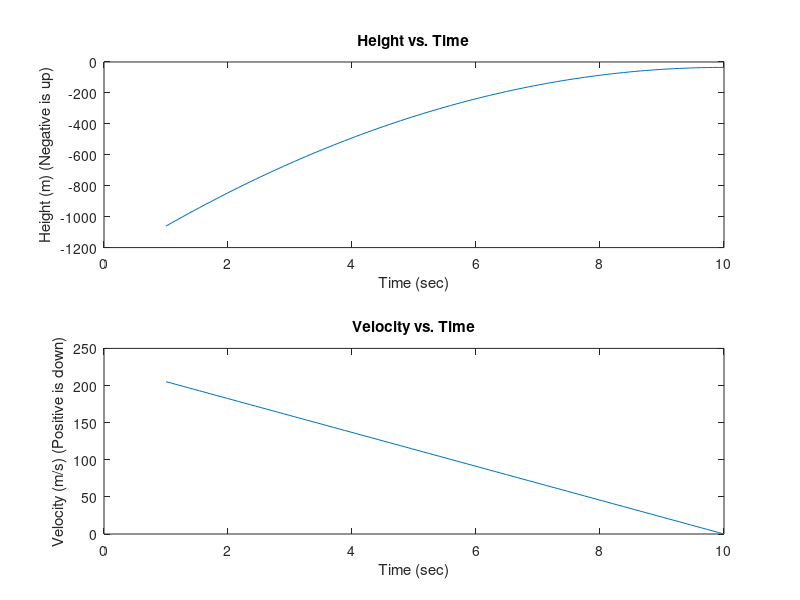

Recreate this plot in MATLAB.
function [xBar] = xBar()
    %% Finding fixed trajectory
    % Note: Borelli said to set all grid fin inputs to 0 (u3 and u4), set the
    % gimbal angle to 0 (u2) and set F (u1) to some function slightly greater
    % than gravity, in order to bring the system to rest. I will simulate as a
    % constant force/constant acceleration problem.

    %% Setting up super simple rocket problem

    % Parameters
    m = 27648;
    l = 70;
    g = 9.8;

    % Initial conditions
    deltaT = 10; %seconds
    v0 = -205.2; % meters/sec
    y0 = 1061; % meters

    % Finding constant force to get rocket to land
    F = m * (g + (0 - (v0))/deltaT);

    %% Simulating for N steps

    % Calculate Acceleration
    a = F/m - g; %m/s^2

    % Getting Proper Time Spacing 
    N = 101;  % 100 Samples
    totTime = linspace(0,10,N);
    TS = totTime(2) - totTime(1);  

    % Begin Simulation
    vList = v0; hList = y0; t = 0;

    for i = 2:N
        nextVelocity = a*TS + v0;
        nextHeight = y0 + (1/2) * a * TS^2 + v0 * TS;
        t = t+TS;
        
        % Append to lists and reinitialize v0 and h
        vList = [vList; nextVelocity]; hList = [hList; nextHeight]; 
        v0 = vList(end); y0 = hList(end);
    end

    % Compile all vectors for xBar
    thetaList = zeros(N,1); omegaList = zeros(N,1);
    u1List = F*ones(N,1);
    u2List = zeros(N,1);
    u3List = zeros(N,1);
    u4List = zeros(N,1);
    xBar = [thetaList, omegaList, -hList, -vList, u1List, u2List, u3List, u4List];
    % Negative because I solved the above problems assuming up is positive.
    
    %% Checking to see if the trajectory looks good
    figure();
    subplot(2,1,1)
    plot(linspace(1,10,N),-hList)
    title('Height vs. Time')
    xlabel('Time (sec)')
    ylabel('Height (m) (Negative is up)')
    hold on;
    subplot(2,1,2)
    plot(linspace(1,10,N),-vList)
    title('Velocity vs. Time')
    xlabel('Time (sec)')
    ylabel('Velocity (m/s) (Positive is down)')
end






















